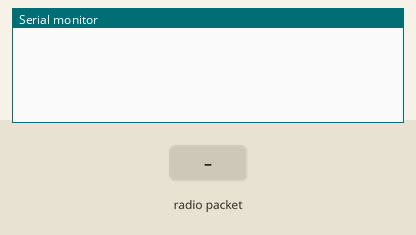
This sketch was run on a simulated ESP32. On the bench: the last lines printed to the serial monitor. The test bench sets the inputs (shaded band). No radio packets arrive unless stated.

Above: at 1.2 s.
1.3 s: radio packet "D" arrives
At 1.9 s:
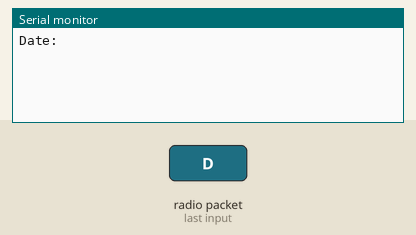
2.8 s: radio packet "T" arrives
At 4.0 s:
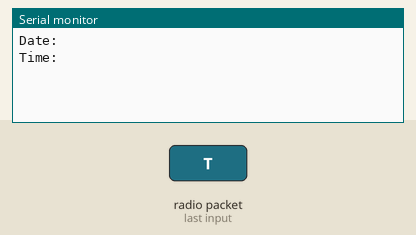
4.3 s: radio packet "C" arrives
At 5.4 s:
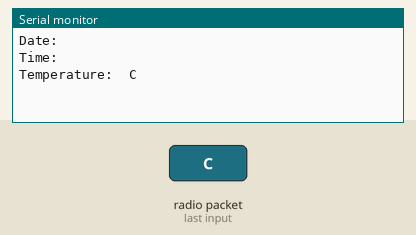
5.8 s: radio packet "H" arrives
At 6.5 s:
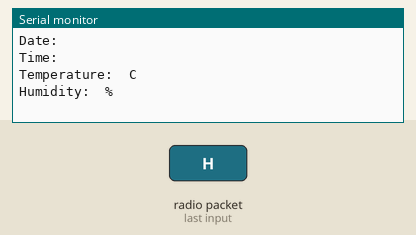
7.3 s: radio packet "P" arrives
At 7.6 s:
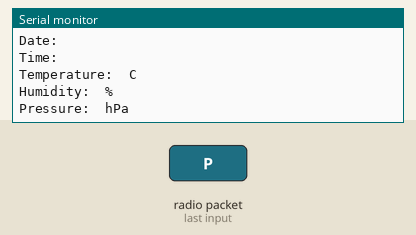
8.8 s: radio packet "L" arrives
At 10.0 s:
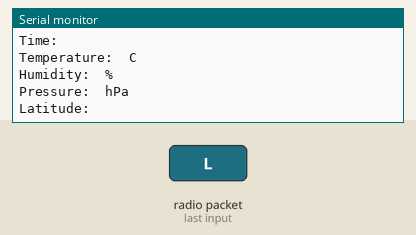

Measured:
- after the input at 1.3 s, the serial monitor: prints a new line at once (image 1)
- after the input at 2.8 s, the serial monitor: prints a new line at once (image 2)
- after the input at 4.3 s, the serial monitor: prints a new line at once (image 3)
- after the input at 5.8 s, the serial monitor: prints a new line at once (image 4)
- after the input at 7.3 s, the serial monitor: prints a new line at once (image 5)
- after the input at 8.8 s, the serial monitor: prints a new line at once (image 6)

The sketch:

esp32.ino
```cpp
#include <SPI.h>
#include <RF24.h>

#define CE_PIN 22
#define CSN_PIN 21
const byte thisSlaveAddress[6] = "00001";
RF24 radio(CE_PIN, CSN_PIN);

// Define maximum length for the character array
const int MAX_DATA_LENGTH = 32;

String receivedData;

void setup() {
  Serial.begin(9600);

  radio.begin();
  radio.setChannel(6);
  radio.setPALevel(RF24_PA_MIN);
  radio.openReadingPipe(1, thisSlaveAddress);
  radio.startListening();
}

void loop() {

  if (radio.isChipConnected()) {

    if (radio.available()) {

      receiveData();
      processReceivedData();
    }
  } else {
    Serial.println("NRF24 module is not connected. Board restarting.");
    delay(100);
  }
}

void receiveData() {
  // Receive data
  char data[MAX_DATA_LENGTH];
  radio.read(&data, sizeof(data));
  receivedData = String(data);
  receivedData.trim();  // Remove any leading or trailing whitespace
}

void processReceivedData() {
  // Check the header and process accordingly
  char header = receivedData.charAt(0);
  String payload = receivedData.substring(1);

  switch (header) {
    case 'D':
      {

        Serial.print("Date: ");
        Serial.println(payload);
        break;
      }

      case 'T':
      {

        Serial.print("Time: ");
        Serial.println(payload);
        break;
      }

      case 'C':
    {
      Serial.print("Temperature: ");
      Serial.println(payload + " C");
      break;
    }

    case 'H':
    {
      Serial.print("Humidity: ");
      Serial.println(payload + " %");
      break;
    }

    case 'P':
    {
      Serial.print("Pressure: ");
      Serial.println(payload + " hPa");
      break;
    }

    case 'L':
    {
      Serial.print("Latitude: ");
      Serial.println(payload);
      break;
    }

    case 'G':
    {
      Serial.print("Longitude: ");
      Serial.println(payload);
      break;
    }

     case 'A':
      {
        Serial.print("Altitude: ");
        Serial.println(payload + " m");
        break;
      }

      case 'S':
      {
        Serial.print("Speed: ");
        Serial.println(payload + " km/h");
        break;
      }

      case 'Ε':
      {
        Serial.print("Εrror: ");
        Serial.println(payload);
        break;
      }

    default:
      Serial.println(payload);
      break;
  }
}
```
